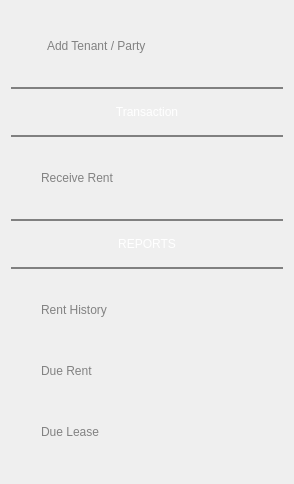
            <widget class="QWidget" name="scrollAreaWidgetContents">
             <property name="geometry">
              <rect>
               <x>0</x>
               <y>0</y>
               <width>294</width>
               <height>484</height>
              </rect>
             </property>
             <layout class="QVBoxLayout" name="verticalLayout_2">
              <item>
               <widget class="QPushButton" name="pushButton_7">
                <property name="minimumSize">
                 <size>
                  <width>0</width>
                  <height>40</height>
                 </size>
                </property>
                <property name="styleSheet">
                 <string notr="true">QPushButton:hover{
border:none;

background-color: white;
	color: rgb(0, 85, 127);
margin-left:10px;
margin-right:10px;
border-radius:8px;
}
QPushButton{
border:none;
font: 12pt &quot;Arial Rounded MT Bold&quot;;
color: rgb(130, 130, 130);

text-align:left;
margin:0px;
padding-left:30px;
border-radius:8;

}</string>
                </property>
                <property name="text">
                 <string>  Add Tenant / Party</string>
                </property>
                <property name="icon">
                 <iconset resource="../FINACKO/dist/resources.qrc">
                  <normaloff>:/images/Icons/009-conversation.png</normaloff>:/images/Icons/009-conversation.png</iconset>
                </property>
                <property name="iconSize">
                 <size>
                  <width>16</width>
                  <height>24</height>
                 </size>
                </property>
                <property name="flat">
                 <bool>false</bool>
                </property>
               </widget>
              </item>
              <item>
               <widget class="QLabel" name="label">
                <property name="minimumSize">
                 <size>
                  <width>0</width>
                  <height>30</height>
                 </size>
                </property>
                <property name="maximumSize">
                 <size>
                  <width>16777215</width>
                  <height>50</height>
                 </size>
                </property>
                <property name="styleSheet">
                 <string notr="true">QLabel{
	font: 87 10pt &quot;Arial Black&quot;;
border:none;
border-top:2px solid grey;
border-bottom:2px solid grey;

	color: white;
border-radius:0;

}</string>
                </property>
                <property name="text">
                 <string>Transaction</string>
                </property>
                <property name="alignment">
                 <set>Qt::AlignCenter</set>
                </property>
               </widget>
              </item>
              <item>
               <widget class="QPushButton" name="pushButton_15">
                <property name="minimumSize">
                 <size>
                  <width>0</width>
                  <height>40</height>
                 </size>
                </property>
                <property name="styleSheet">
                 <string notr="true">QPushButton:hover{
border:none;

background-color: white;
	color: rgb(0, 85, 127);
margin-left:10px;
margin-right:10px;
border-radius:8px;
}
QPushButton{
border:none;
font: 12pt &quot;Arial Rounded MT Bold&quot;;
color: rgb(130, 130, 130);

text-align:left;
margin:0px;
padding-left:30px;
border-radius:8;

}</string>
                </property>
                <property name="text">
                 <string>Receive Rent</string>
                </property>
                <property name="icon">
                 <iconset resource="../FINACKO/dist/resources.qrc">
                  <normaloff>:/images/Icons/009-conversation.png</normaloff>:/images/Icons/009-conversation.png</iconset>
                </property>
                <property name="iconSize">
                 <size>
                  <width>16</width>
                  <height>24</height>
                 </size>
                </property>
                <property name="flat">
                 <bool>false</bool>
                </property>
               </widget>
              </item>
              <item>
               <widget class="QLabel" name="label_4">
                <property name="minimumSize">
                 <size>
                  <width>0</width>
                  <height>35</height>
                 </size>
                </property>
                <property name="maximumSize">
                 <size>
                  <width>16777215</width>
                  <height>50</height>
                 </size>
                </property>
                <property name="styleSheet">
                 <string notr="true">QLabel{
	font: 87 10pt &quot;Arial Black&quot;;
border:none;
border-top:2px solid grey;
border-bottom:2px solid grey;

	color: white;
border-radius:0;

}</string>
                </property>
                <property name="text">
                 <string>REPORTS</string>
                </property>
                <property name="alignment">
                 <set>Qt::AlignCenter</set>
                </property>
               </widget>
              </item>
              <item>
               <widget class="QPushButton" name="pushButton_24">
                <property name="minimumSize">
                 <size>
                  <width>0</width>
                  <height>40</height>
                 </size>
                </property>
                <property name="styleSheet">
                 <string notr="true">QPushButton:hover{
border:none;

background-color: white;
	color: rgb(0, 85, 127);
margin-left:10px;
margin-right:10px;
border-radius:8px;
}
QPushButton{
border:none;
font: 12pt &quot;Arial Rounded MT Bold&quot;;
color: rgb(130, 130, 130);

text-align:left;
margin:0px;
padding-left:30px;
border-radius:8;

}</string>
                </property>
                <property name="text">
                 <string>Rent History</string>
                </property>
                <property name="icon">
                 <iconset resource="../FINACKO/dist/resources.qrc">
                  <normaloff>:/images/Icons/009-conversation.png</normaloff>:/images/Icons/009-conversation.png</iconset>
                </property>
                <property name="iconSize">
                 <size>
                  <width>16</width>
                  <height>24</height>
                 </size>
                </property>
                <property name="flat">
                 <bool>false</bool>
                </property>
               </widget>
              </item>
              <item>
               <widget class="QPushButton" name="pushButton_16">
                <property name="minimumSize">
                 <size>
                  <width>0</width>
                  <height>40</height>
                 </size>
                </property>
                <property name="styleSheet">
                 <string notr="true">QPushButton:hover{
border:none;

background-color: white;
	color: rgb(0, 85, 127);
margin-left:10px;
margin-right:10px;
border-radius:8px;
}
QPushButton{
border:none;
font: 12pt &quot;Arial Rounded MT Bold&quot;;
color: rgb(130, 130, 130);

text-align:left;
margin:0px;
padding-left:30px;
border-radius:8;

}</string>
                </property>
                <property name="text">
                 <string>Due Rent</string>
                </property>
                <property name="icon">
                 <iconset resource="../FINACKO/dist/resources.qrc">
                  <normaloff>:/images/Icons/009-conversation.png</normaloff>:/images/Icons/009-conversation.png</iconset>
                </property>
                <property name="iconSize">
                 <size>
                  <width>16</width>
                  <height>24</height>
                 </size>
                </property>
                <property name="flat">
                 <bool>false</bool>
                </property>
               </widget>
              </item>
              <item>
               <widget class="QPushButton" name="pushButton_17">
                <property name="minimumSize">
                 <size>
                  <width>0</width>
                  <height>40</height>
                 </size>
                </property>
                <property name="styleSheet">
                 <string notr="true">QPushButton:hover{
border:none;

background-color: white;
	color: rgb(0, 85, 127);
margin-left:10px;
margin-right:10px;
border-radius:8px;
}
QPushButton{
border:none;
font: 12pt &quot;Arial Rounded MT Bold&quot;;
color: rgb(130, 130, 130);

text-align:left;
margin:0px;
padding-left:30px;
border-radius:8;

}</string>
                </property>
                <property name="text">
                 <string>Due Lease</string>
                </property>
                <property name="icon">
                 <iconset resource="../FINACKO/dist/resources.qrc">
                  <normaloff>:/images/Icons/009-conversation.png</normaloff>:/images/Icons/009-conversation.png</iconset>
                </property>
                <property name="iconSize">
                 <size>
                  <width>16</width>
                  <height>24</height>
                 </size>
                </property>
                <property name="flat">
                 <bool>false</bool>
                </property>
               </widget>
              </item>
             </layout>
            </widget>
